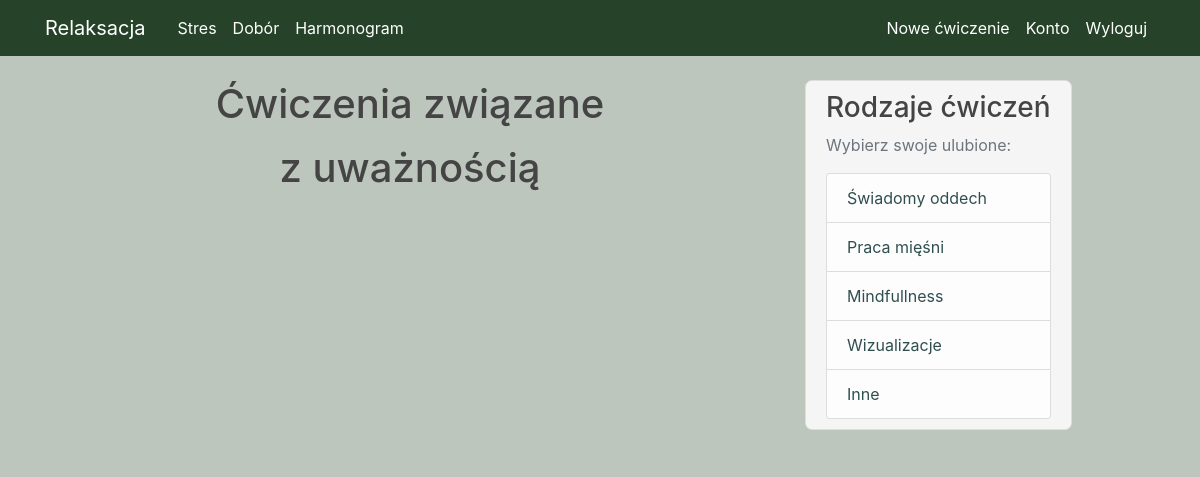
Before: /mindfullness (signed in) with the older database file.
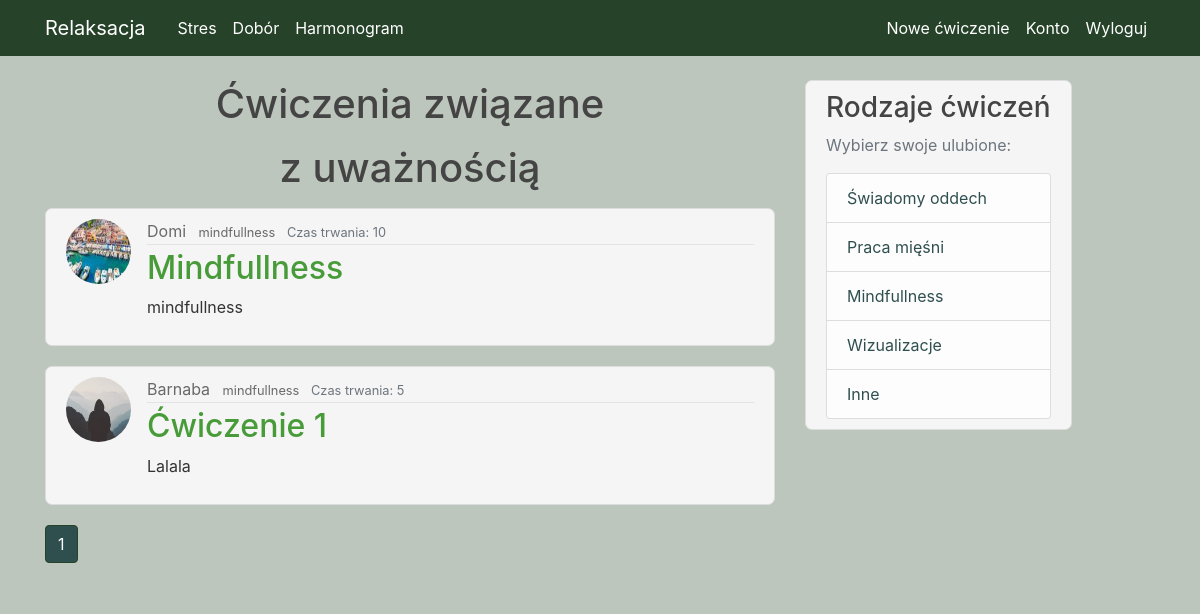
After: the same page with the newer database file.
### Relaks/models.py (models this page shows, shortened)
class Post(db.Model):
    id = db.Column(db.Integer, primary_key=True, autoincrement=True)
    name = db.Column(db.String(100), nullable=True)
    category = db.Column(db.String(100), nullable=True)
    time = db.Column(db.Integer, nullable=True)
    content = db.Column(db.Text, nullable=True)
    user_id = db.Column(db.Integer, db.ForeignKey('user.id'), nullable=False)

class User(db.Model, UserMixin):
    id = db.Column(db.Integer, primary_key=True)
    username = db.Column(db.String(20), unique=True, nullable=False)
    email = db.Column(db.String(120), unique=True, nullable=False)
    image_file = db.Column(db.String(20), nullable=False, default='default.jpg')
    password = db.Column(db.String(60), nullable=False)
    posts = db.relationship('Post', backref='author', lazy=True)

### Relaks/routes.py (the view)
@app.route("/mindfullness", methods=['GET', 'POST'])
@login_required
def mindfullness():
    page = request.args.get('page', 1, type=int)
    post = Post.query.filter(
        Post.category == 'mindfullness').paginate(page=page, per_page=5)
    return render_template('mindfullness.html', title='Mindfullness', post=post)

### Relaks/models.py (called while the page is built)
@login_manager.user_loader
def load_user(user_id):
    return User.query.get(int(user_id))

### Relaks/templates/mindfullness.html (shortened to what this page needs)
{% extends "layout.html" %}
{% block content %}
    <h1> <p style="text-align: center"> Ćwiczenia związane </p>
        <p style="text-align: center"> z uważnością </p> </h1>
      {% for post in post.items %}
          <article class="media content-section">
          <img class="rounded-circle article-img" src="{{ url_for('static', filename='photo/' + post.author.image_file) }}">
          <div class="media-body">
            <div class="article-metadata">
              <a class="mr-2" href="#">{{ post.author.username }}</a>
              <small class="article-category">
          <a
            class="mr-2"
            href="{{ url_for('mindfullness', category=post.category) }}"
            >{{ post.category }}</a>
                </small>
                <small class="text-muted">Czas trwania: {{ post.time }}</small>
            </div>
            <h2> <a class="article-title" href="{{ url_for('post', post_id=post.id) }}">{{ post.name}}</a> </h2>
            <p class="article-content">{{ post.content }}</p>
          </div>
        </article>
    {% endfor %}
      {% for page_num in post.iter_pages(left_edge=1, right_edge=1, left_current=1, right_current=2) %}
        {% if page_num %}
            {% if post.page == page_num %}
                <a class="btn btn-info mb-4" style="background-color: darkslategrey; border-color: #26432a" href="{{ url_for('mindfullness', page=page_num)  }}"> {{ page_num }}</a>
             {% else %}
                <a class="btn btn-outline-info mb-4" style="background-color: darkslategrey; border-color: #26432a; " href="{{ url_for('mindfullness', page=page_num)  }}"> {{ page_num }}</a>
             {% endif %}
        {% endif %}
    {% endfor %}
{% endblock content %}

Changed rows visible on the page:
added Post: image_file (picture), author.username "Domi", category "mindfullness", time "10", name "Mindfullness", content "mindfullness"
added Post: image_file (placeholder picture), author.username "Barnaba", category "mindfullness", time "5", name "Ćwiczenie 1", content "Lalala"
Other visible differences:
new list line: "1"
